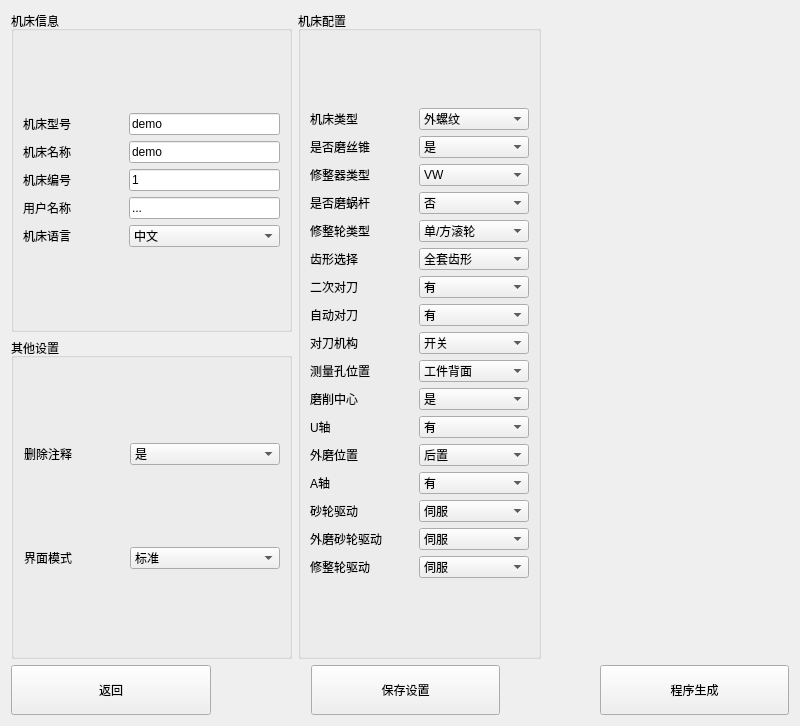
<?xml version="1.0" encoding="UTF-8"?>
<ui version="4.0">
 <class>CreatorWindow</class>
 <widget class="QWidget" name="CreatorWindow">
  <property name="geometry">
   <rect>
    <x>0</x>
    <y>0</y>
    <width>800</width>
    <height>726</height>
   </rect>
  </property>
  <property name="minimumSize">
   <size>
    <width>0</width>
    <height>0</height>
   </size>
  </property>
  <property name="windowTitle">
   <string>Form</string>
  </property>
  <property name="styleSheet">
   <string notr="true"/>
  </property>
  <layout class="QVBoxLayout" name="verticalLayout_6">
   <property name="sizeConstraint">
    <enum>QLayout::SetDefaultConstraint</enum>
   </property>
   <item>
    <layout class="QHBoxLayout" name="horizontalLayout_2" stretch="1,1,1">
     <item>
      <layout class="QVBoxLayout" name="verticalLayout_8">
       <item>
        <widget class="QGroupBox" name="groupBoxMachineInfo">
         <property name="maximumSize">
          <size>
           <width>16777215</width>
           <height>999999</height>
          </size>
         </property>
         <property name="title">
          <string>机床信息</string>
         </property>
         <layout class="QGridLayout" name="gridLayout">
          <item row="0" column="1">
           <layout class="QVBoxLayout" name="verticalLayout_2">
            <item>
             <widget class="QLineEdit" name="lineEditMachineName">
              <property name="minimumSize">
               <size>
                <width>150</width>
                <height>0</height>
               </size>
              </property>
              <property name="text">
               <string>demo</string>
              </property>
             </widget>
            </item>
            <item>
             <widget class="QLineEdit" name="lineEditMachineNameLng">
              <property name="text">
               <string>demo</string>
              </property>
             </widget>
            </item>
            <item>
             <widget class="QLineEdit" name="lineEditMachineIndex">
              <property name="text">
               <string>1</string>
              </property>
             </widget>
            </item>
            <item>
             <widget class="QLineEdit" name="lineEditCustomInfo">
              <property name="text">
               <string>...</string>
              </property>
             </widget>
            </item>
            <item>
             <widget class="QComboBox" name="comboBoxLng">
              <item>
               <property name="text">
                <string>中文</string>
               </property>
              </item>
              <item>
               <property name="text">
                <string>英文</string>
               </property>
              </item>
             </widget>
            </item>
           </layout>
          </item>
          <item row="0" column="0">
           <layout class="QVBoxLayout" name="verticalLayout">
            <item>
             <widget class="QLabel" name="labelMachineName">
              <property name="minimumSize">
               <size>
                <width>100</width>
                <height>0</height>
               </size>
              </property>
              <property name="text">
               <string>机床型号</string>
              </property>
             </widget>
            </item>
            <item>
             <widget class="QLabel" name="labelMachineNameLng">
              <property name="text">
               <string>机床名称</string>
              </property>
             </widget>
            </item>
            <item>
             <widget class="QLabel" name="labelMachineIndex">
              <property name="text">
               <string>机床编号</string>
              </property>
             </widget>
            </item>
            <item>
             <widget class="QLabel" name="labelCustomInfo">
              <property name="minimumSize">
               <size>
                <width>0</width>
                <height>0</height>
               </size>
              </property>
              <property name="text">
               <string>用户名称</string>
              </property>
             </widget>
            </item>
            <item>
             <widget class="QLabel" name="labelLng">
              <property name="text">
               <string>机床语言</string>
              </property>
             </widget>
            </item>
           </layout>
          </item>
         </layout>
        </widget>
       </item>
       <item>
        <widget class="QGroupBox" name="groupBox">
         <property name="minimumSize">
          <size>
           <width>0</width>
           <height>0</height>
          </size>
         </property>
         <property name="maximumSize">
          <size>
           <width>16777215</width>
           <height>4444444</height>
          </size>
         </property>
         <property name="title">
          <string>其他设置</string>
         </property>
         <layout class="QGridLayout" name="gridLayout_2">
          <property name="sizeConstraint">
           <enum>QLayout::SetDefaultConstraint</enum>
          </property>
          <property name="leftMargin">
           <number>10</number>
          </property>
          <item row="0" column="0">
           <widget class="QLabel" name="labelIfRemoveComments">
            <property name="minimumSize">
             <size>
              <width>100</width>
              <height>0</height>
             </size>
            </property>
            <property name="maximumSize">
             <size>
              <width>70</width>
              <height>16777215</height>
             </size>
            </property>
            <property name="text">
             <string>删除注释</string>
            </property>
           </widget>
          </item>
          <item row="0" column="1">
           <widget class="QComboBox" name="comboBoxIfRemoveComments">
            <property name="minimumSize">
             <size>
              <width>150</width>
              <height>0</height>
             </size>
            </property>
            <item>
             <property name="text">
              <string>是</string>
             </property>
            </item>
            <item>
             <property name="text">
              <string>否</string>
             </property>
            </item>
           </widget>
          </item>
          <item row="1" column="0">
           <widget class="QLabel" name="labelHMIMode">
            <property name="text">
             <string>界面模式</string>
            </property>
           </widget>
          </item>
          <item row="1" column="1">
           <widget class="QComboBox" name="comboBoxHMIMode">
            <item>
             <property name="text">
              <string>标准</string>
             </property>
            </item>
            <item>
             <property name="text">
              <string>兼容</string>
             </property>
            </item>
           </widget>
          </item>
         </layout>
        </widget>
       </item>
      </layout>
     </item>
     <item>
      <widget class="QGroupBox" name="groupBox_2">
       <property name="title">
        <string>机床配置</string>
       </property>
       <layout class="QGridLayout" name="gridLayout_3">
        <property name="sizeConstraint">
         <enum>QLayout::SetDefaultConstraint</enum>
        </property>
        <item row="0" column="0">
         <layout class="QGridLayout" name="gridLayout_4">
          <item row="0" column="0">
           <widget class="QLabel" name="labelMachineType">
            <property name="minimumSize">
             <size>
              <width>100</width>
              <height>0</height>
             </size>
            </property>
            <property name="text">
             <string>机床类型</string>
            </property>
           </widget>
          </item>
          <item row="1" column="0">
           <widget class="QLabel" name="labelIfHasScrewTap">
            <property name="text">
             <string>是否磨丝锥</string>
            </property>
           </widget>
          </item>
          <item row="2" column="0">
           <widget class="QLabel" name="labelWareType">
            <property name="text">
             <string>修整器类型</string>
            </property>
           </widget>
          </item>
          <item row="3" column="0">
           <widget class="QLabel" name="labelIfHasWorm">
            <property name="text">
             <string>是否磨蜗杆</string>
            </property>
           </widget>
          </item>
          <item row="4" column="0">
           <widget class="QLabel" name="labelWheelType">
            <property name="text">
             <string>修整轮类型</string>
            </property>
           </widget>
          </item>
          <item row="5" column="0">
           <widget class="QLabel" name="labelShapeType">
            <property name="text">
             <string>齿形选择</string>
            </property>
           </widget>
          </item>
          <item row="6" column="0">
           <widget class="QLabel" name="labelIfHasReOp">
            <property name="text">
             <string>二次对刀</string>
            </property>
           </widget>
          </item>
          <item row="7" column="0">
           <widget class="QLabel" name="labelIfOperation">
            <property name="text">
             <string>自动对刀</string>
            </property>
           </widget>
          </item>
          <item row="8" column="0">
           <widget class="QLabel" name="labelMeasureMethord">
            <property name="text">
             <string>对刀机构</string>
            </property>
           </widget>
          </item>
          <item row="9" column="0">
           <widget class="QLabel" name="labelProbePos">
            <property name="text">
             <string>测量孔位置</string>
            </property>
           </widget>
          </item>
          <item row="10" column="0">
           <widget class="QLabel" name="labelIfCenter">
            <property name="text">
             <string>磨削中心</string>
            </property>
           </widget>
          </item>
          <item row="11" column="0">
           <widget class="QLabel" name="labelIfHasU">
            <property name="text">
             <string>U轴</string>
            </property>
           </widget>
          </item>
          <item row="12" column="0">
           <widget class="QLabel" name="labelIfNotHasUExternalPos">
            <property name="text">
             <string>外磨位置</string>
            </property>
           </widget>
          </item>
          <item row="13" column="0">
           <widget class="QLabel" name="labelIfHasA">
            <property name="text">
             <string>A轴</string>
            </property>
           </widget>
          </item>
          <item row="14" column="0">
           <widget class="QLabel" name="labelGrindWheelType">
            <property name="text">
             <string>砂轮驱动</string>
            </property>
           </widget>
          </item>
          <item row="15" column="0">
           <widget class="QLabel" name="labelExGrindWheelType">
            <property name="text">
             <string>外磨砂轮驱动</string>
            </property>
           </widget>
          </item>
          <item row="16" column="0">
           <widget class="QLabel" name="labelDressWheelType">
            <property name="text">
             <string>修整轮驱动</string>
            </property>
           </widget>
          </item>
         </layout>
        </item>
        <item row="0" column="1">
         <layout class="QGridLayout" name="gridLayout_5">
          <item row="0" column="0">
           <widget class="QComboBox" name="comboBoxMachineType">
            <property name="enabled">
             <bool>true</bool>
            </property>
            <property name="minimumSize">
             <size>
              <width>110</width>
              <height>0</height>
             </size>
            </property>
            <item>
             <property name="text">
              <string>外螺纹</string>
             </property>
            </item>
            <item>
             <property name="text">
              <string>内螺纹</string>
             </property>
            </item>
           </widget>
          </item>
          <item row="1" column="0">
           <widget class="QComboBox" name="comboBoxIfHasScrewTap">
            <item>
             <property name="text">
              <string>是</string>
             </property>
            </item>
            <item>
             <property name="text">
              <string>否</string>
             </property>
            </item>
           </widget>
          </item>
          <item row="2" column="0">
           <widget class="QComboBox" name="comboBoxWareType">
            <item>
             <property name="text">
              <string>VW</string>
             </property>
            </item>
            <item>
             <property name="text">
              <string>V</string>
             </property>
            </item>
            <item>
             <property name="text">
              <string>XZ</string>
             </property>
            </item>
            <item>
             <property name="text">
              <string>X_Back</string>
             </property>
            </item>
            <item>
             <property name="text">
              <string>液压</string>
             </property>
            </item>
           </widget>
          </item>
          <item row="3" column="0">
           <widget class="QComboBox" name="comboBoxIfHasWorm">
            <item>
             <property name="text">
              <string>否</string>
             </property>
            </item>
            <item>
             <property name="text">
              <string>是</string>
             </property>
            </item>
           </widget>
          </item>
          <item row="4" column="0">
           <widget class="QComboBox" name="comboBoxWheelType">
            <item>
             <property name="text">
              <string>单/方滚轮</string>
             </property>
            </item>
            <item>
             <property name="text">
              <string>双滚轮</string>
             </property>
            </item>
           </widget>
          </item>
          <item row="5" column="0">
           <widget class="QComboBox" name="comboBoxShapeType">
            <item>
             <property name="text">
              <string>全套齿形</string>
             </property>
            </item>
            <item>
             <property name="text">
              <string>双圆弧</string>
             </property>
            </item>
           </widget>
          </item>
          <item row="6" column="0">
           <widget class="QComboBox" name="comboBoxIfHasReOp">
            <item>
             <property name="text">
              <string>有</string>
             </property>
            </item>
            <item>
             <property name="text">
              <string>无</string>
             </property>
            </item>
           </widget>
          </item>
          <item row="7" column="0">
           <widget class="QComboBox" name="comboBoxIfOperation">
            <item>
             <property name="text">
              <string>有</string>
             </property>
            </item>
            <item>
             <property name="text">
              <string>无</string>
             </property>
            </item>
           </widget>
          </item>
          <item row="8" column="0">
           <widget class="QComboBox" name="comboBoxMeasureMethord">
            <property name="minimumSize">
             <size>
              <width>0</width>
              <height>0</height>
             </size>
            </property>
            <item>
             <property name="text">
              <string>开关</string>
             </property>
            </item>
            <item>
             <property name="text">
              <string>测头</string>
             </property>
            </item>
            <item>
             <property name="text">
              <string>开关和测头</string>
             </property>
            </item>
           </widget>
          </item>
          <item row="9" column="0">
           <widget class="QComboBox" name="comboBoxProbePos">
            <item>
             <property name="text">
              <string>工件背面</string>
             </property>
            </item>
            <item>
             <property name="text">
              <string>工件正面</string>
             </property>
            </item>
           </widget>
          </item>
          <item row="10" column="0">
           <widget class="QComboBox" name="comboBoxIfCenter">
            <item>
             <property name="text">
              <string>是</string>
             </property>
            </item>
            <item>
             <property name="text">
              <string>不是</string>
             </property>
            </item>
           </widget>
          </item>
          <item row="11" column="0">
           <widget class="QComboBox" name="comboBoxIfHasU">
            <item>
             <property name="text">
              <string>有</string>
             </property>
            </item>
            <item>
             <property name="text">
              <string>无</string>
             </property>
            </item>
           </widget>
          </item>
          <item row="12" column="0">
           <widget class="QComboBox" name="comboBoxIfNotHasUExternalPos">
            <item>
             <property name="text">
              <string>后置</string>
             </property>
            </item>
            <item>
             <property name="text">
              <string>前置</string>
             </property>
            </item>
           </widget>
          </item>
          <item row="13" column="0">
           <widget class="QComboBox" name="comboBoxIfHasA">
            <item>
             <property name="text">
              <string>有</string>
             </property>
            </item>
            <item>
             <property name="text">
              <string>无</string>
             </property>
            </item>
           </widget>
          </item>
          <item row="14" column="0">
           <widget class="QComboBox" name="comboBoxGrindWheelType">
            <item>
             <property name="text">
              <string>伺服</string>
             </property>
            </item>
            <item>
             <property name="text">
              <string>变频器</string>
             </property>
            </item>
           </widget>
          </item>
          <item row="15" column="0">
           <widget class="QComboBox" name="comboBoxExGrindWheelType">
            <item>
             <property name="text">
              <string>伺服</string>
             </property>
            </item>
            <item>
             <property name="text">
              <string>变频器</string>
             </property>
            </item>
           </widget>
          </item>
          <item row="16" column="0">
           <widget class="QComboBox" name="comboBoxDressWheelType">
            <item>
             <property name="text">
              <string>伺服</string>
             </property>
            </item>
            <item>
             <property name="text">
              <string>变频器</string>
             </property>
            </item>
           </widget>
          </item>
         </layout>
        </item>
       </layout>
      </widget>
     </item>
     <item>
      <layout class="QVBoxLayout" name="verticalLayout_5">
       <item>
        <layout class="QVBoxLayout" name="verticalLayout_7">
         <item>
          <widget class="QLabel" name="labelInfo">
           <property name="text">
            <string/>
           </property>
           <property name="alignment">
            <set>Qt::AlignCenter</set>
           </property>
          </widget>
         </item>
         <item>
          <widget class="QLabel" name="labelProcessing">
           <property name="minimumSize">
            <size>
             <width>200</width>
             <height>200</height>
            </size>
           </property>
           <property name="text">
            <string/>
           </property>
           <property name="alignment">
            <set>Qt::AlignCenter</set>
           </property>
          </widget>
         </item>
        </layout>
       </item>
       <item>
        <widget class="QLabel" name="label_3">
         <property name="text">
          <string/>
         </property>
        </widget>
       </item>
      </layout>
     </item>
    </layout>
   </item>
   <item>
    <layout class="QHBoxLayout" name="horizontalLayout_3" stretch="1,2">
     <property name="spacing">
      <number>100</number>
     </property>
     <item>
      <widget class="QPushButton" name="backButton">
       <property name="minimumSize">
        <size>
         <width>0</width>
         <height>50</height>
        </size>
       </property>
       <property name="maximumSize">
        <size>
         <width>200</width>
         <height>16777215</height>
        </size>
       </property>
       <property name="text">
        <string>返回</string>
       </property>
      </widget>
     </item>
     <item>
      <layout class="QHBoxLayout" name="horizontalLayout" stretch="1,1">
       <property name="sizeConstraint">
        <enum>QLayout::SetDefaultConstraint</enum>
       </property>
       <item>
        <widget class="QPushButton" name="saveDataPushButton">
         <property name="minimumSize">
          <size>
           <width>0</width>
           <height>50</height>
          </size>
         </property>
         <property name="maximumSize">
          <size>
           <width>200</width>
           <height>16777215</height>
          </size>
         </property>
         <property name="text">
          <string>保存设置</string>
         </property>
        </widget>
       </item>
       <item>
        <widget class="QPushButton" name="creatPushButton">
         <property name="minimumSize">
          <size>
           <width>0</width>
           <height>50</height>
          </size>
         </property>
         <property name="maximumSize">
          <size>
           <width>200</width>
           <height>16777215</height>
          </size>
         </property>
         <property name="text">
          <string>程序生成</string>
         </property>
        </widget>
       </item>
      </layout>
     </item>
    </layout>
   </item>
  </layout>
 </widget>
 <resources/>
 <connections/>
</ui>
